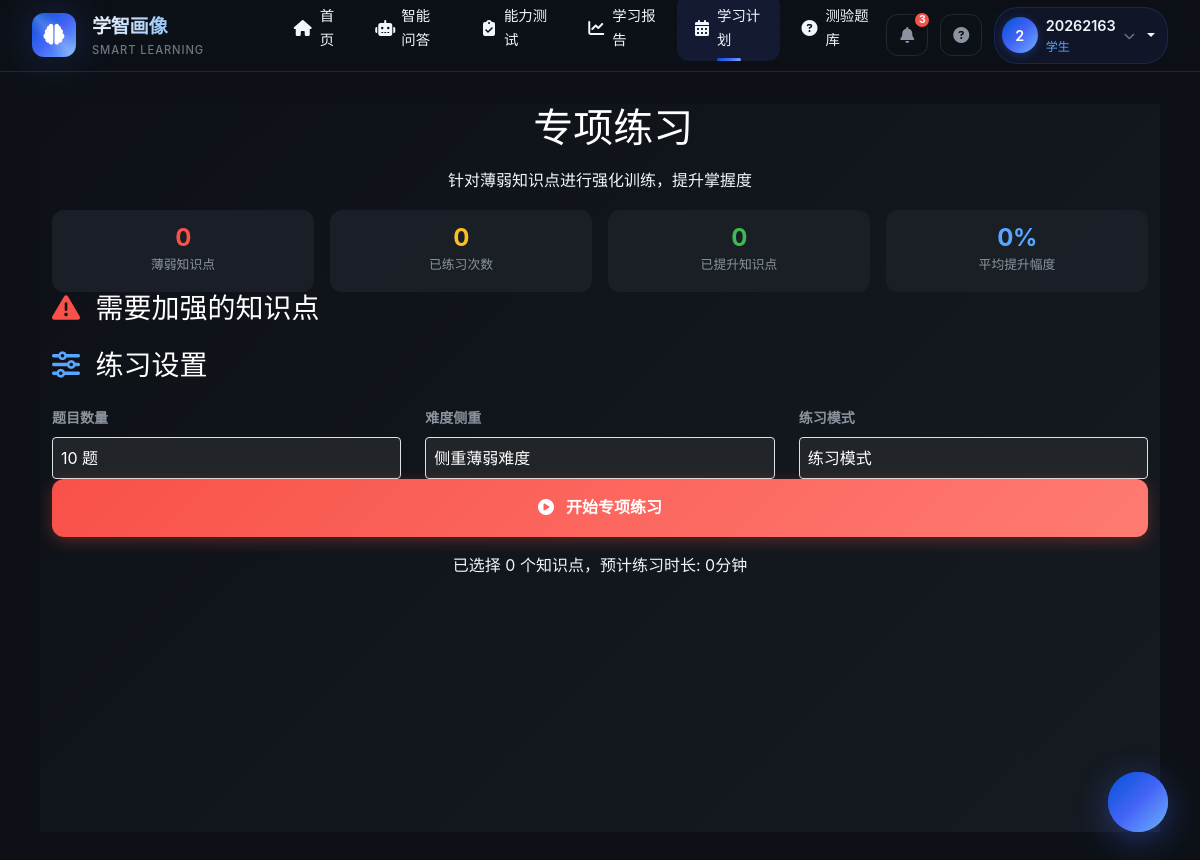
The page /student/special-practice (signed in) on the database its author committed.
### app/models/user.py (models this page shows, shortened)
class User(UserMixin, db.Model):
    __tablename__ = 'users'
    id = db.Column(db.Integer, primary_key=True)
    username = db.Column(db.String(64), unique=True, index=True)
    email = db.Column(db.String(120), unique=True, index=True)
    password_hash = db.Column(db.String(128))
    role = db.Column(db.String(20), default='student')  # 'student', 'teacher', 'admin'
    def is_teacher(self):
        return self.role == 'teacher' or self.role == 'admin'

### app/routes/student.py (the view)
@student_bp.route('/special-practice')
@login_required
def special_practice():
    return render_template('student/special_practice.html',
                          student=current_user,
                          weak_topics_count=0,
                          total_practiced=0,
                          improved_topics=0,
                          avg_improvement=0,
                          weak_topics=[],
                          selected_topics=[],
                          practice_history=None)

### app/models/user.py (called while the page is built)
@login_manager.user_loader
def load_user(user_id):
    return User.query.get(int(user_id))

### app/templates/student/special_practice.html (shortened to what this page needs)
{% extends 'base.html' %}
{% block content %}
<div class="practice-container py-6">
    <div class="container max-w-5xl mx-auto">
        <div class="text-center mb-8 fade-in">
            <h1 class="text-3xl font-bold text-white mb-3">
                专项练习
            </h1>
            <p class="text-gray-400">针对薄弱知识点进行强化训练，提升掌握度</p>
        </div>
        <div class="stats-grid mb-6 fade-in" style="animation-delay: 0.1s;">
            <div class="stat-item">
                <div class="stat-value text-danger">{{ weak_topics_count }}</div>
                <div class="stat-label">薄弱知识点</div>
            </div>
            <div class="stat-item">
                <div class="stat-value text-warning">{{ total_practiced }}</div>
                <div class="stat-label">已练习次数</div>
            </div>
            <div class="stat-item">
                <div class="stat-value text-success">{{ improved_topics }}</div>
                <div class="stat-label">已提升知识点</div>
            </div>
            <div class="stat-item">
                <div class="stat-value text-info">{{ avg_improvement }}%</div>
                <div class="stat-label">平均提升幅度</div>
            </div>
        </div>
        <div class="bg-card rounded-xl p-6 mb-6 fade-in" style="animation-delay: 0.2s;">
            <h3 class="text-lg font-semibold text-white mb-4">
                <i class="fas fa-exclamation-triangle text-danger me-2"></i>
                需要加强的知识点
            </h3>
        </div>
        <div class="bg-card rounded-xl p-6 mb-6 fade-in" style="animation-delay: 0.3s;">
            <h3 class="text-lg font-semibold text-white mb-4">
                <i class="fas fa-sliders-h me-2 text-primary"></i>
                练习设置
            </h3>
            <div class="row g-4">
                <div class="col-md-4">
                    <label class="form-label text-gray-300 mb-2">题目数量</label>
                    <select class="form-select bg-dark border border-gray-700 text-white rounded-lg p-2" id="questionCount">
                        <option value="10" selected>10 题</option>
                    </select>
                </div>
                <div class="col-md-4">
                    <label class="form-label text-gray-300 mb-2">难度侧重</label>
                    <select class="form-select bg-dark border border-gray-700 text-white rounded-lg p-2" id="difficultyFocus">
                        <option value="focused" selected>侧重薄弱难度</option>
                    </select>
                </div>
                <div class="col-md-4">
                    <label class="form-label text-gray-300 mb-2">练习模式</label>
                    <select class="form-select bg-dark border border-gray-700 text-white rounded-lg p-2" id="practiceMode">
                        <option value="practice" selected>练习模式</option>
                    </select>
                </div>
            </div>
        </div>
        <div class="text-center fade-in" style="animation-delay: 0.4s;">
            <button
                class="practice-btn"
                id="startPracticeBtn"
                onclick="startPractice()"
            >
                <i class="fas fa-play-circle me-2"></i>
                开始专项练习
            </button>
            <p class="text-gray-500 text-sm mt-3">
                已选择 <span id="selectedCount">0</span> 个知识点，预计练习时长: <span id="estimatedTime">0</span>分钟
            </p>
        </div>
    </div>
</div>
{% endblock %}

### app/templates/base.html (shortened to what this page needs)
<!DOCTYPE html>
<html lang="zh-CN">
<head>
    <link href="https://cdn.bootcdn.net/ajax/libs/bootstrap/5.1.3/css/bootstrap.min.css" rel="stylesheet">
    <link rel="stylesheet" href="https://cdn.bootcdn.net/ajax/libs/font-awesome/6.4.0/css/all.min.css">
    <link href="https://fonts.loli.net/css2?family=Inter:wght@300;400;500;600;700;800&family=Noto+Sans+SC:wght@300;400;500;600;700;800&display=swap" rel="stylesheet">
</head>
<body>
    <nav class="top-navbar">
        <a class="navbar-brand" href="{{ url_for('main.index') }}">
            <div class="brand-logo">
                <i class="fas fa-brain"></i>
            </div>
            <div class="brand-text">
                <span class="brand-name">学智画像</span>
                <span class="brand-tagline">SMART LEARNING</span>
            </div>
        </a>
        <ul class="nav-menu">
            <li class="nav-item">
                <a class="nav-link {% if request.endpoint == 'main.index' %}active{% endif %}" href="{{ url_for('main.index') }}">
                    <i class="fas fa-home"></i>
                    <span>首页</span>
                </a>
            </li>
            <li class="nav-item">
                <a class="nav-link {% if request.endpoint and 'intelligent' in request.endpoint %}active{% endif %}" href="{{ url_for('intelligent_assistant.index') }}">
                    <i class="fas fa-robot"></i>
                    <span>智能问答</span>
                </a>
            </li>
            <li class="nav-item">
                <a class="nav-link {% if request.endpoint and 'test' in request.endpoint %}active{% endif %}" href="{{ url_for('test.assessment') }}">
                    <i class="fas fa-clipboard-check"></i>
                    <span>能力测试</span>
                </a>
            </li>
            <li class="nav-item">
                <a class="nav-link {% if request.endpoint and 'analysis' in request.endpoint and 'report' in request.endpoint %}active{% endif %}" href="{{ url_for('analysis.learning_report') }}">
                    <i class="fas fa-chart-line"></i>
                    <span>学习报告</span>
                </a>
            </li>
            <li class="nav-item">
                <a class="nav-link {% if request.endpoint and 'student' in request.endpoint %}active{% endif %}" href="{{ url_for('student.learning_plan') }}">
                    <i class="fas fa-calendar-alt"></i>
                    <span>学习计划</span>
                </a>
            </li>
            <li class="nav-item">
                <a class="nav-link {% if request.endpoint and 'quiz' in request.endpoint %}active{% endif %}" href="{{ url_for('quiz.index') }}">
                    <i class="fas fa-question-circle"></i>
                    <span>测验题库</span>
                </a>
            </li>
        </ul>
        <div class="navbar-actions">
            <button class="nav-icon-btn" title="消息">
                <i class="fas fa-bell"></i>
                <span class="badge">3</span>
            </button>
            <button class="nav-icon-btn" title="帮助中心">
                <i class="fas fa-circle-question"></i>
            </button>
            {% if current_user.is_authenticated %}
            <div class="user-menu dropdown">
                <div class="dropdown-toggle" data-bs-toggle="dropdown" aria-expanded="false" style="display: flex; align-items: center; cursor: pointer; gap: 8px;">
                    <div class="user-avatar">
                        {{ current_user.username[0]|upper if current_user.username else 'U' }}
                    </div>
                    <div class="user-info">
                        <span class="user-name">{{ current_user.username }}</span>
                        <span class="user-role">{{ '教师' if current_user.is_teacher() else '学生' }}</span>
                    </div>
                    <i class="fas fa-chevron-down" style="font-size: 0.7rem; color: var(--text-muted);"></i>
                </div>
            </div>
            {% else %}
            <a href="{{ url_for('auth.login') }}" class="btn-pro btn-pro-primary btn-pro-sm">
                <i class="fas fa-sign-in-alt"></i>
                登录
            </a>
            {% endif %}
        </div>
    </nav>
    <main class="main-wrapper">
        <div class="page-container">
            {% block content %}{% endblock %}
        </div>
    </main>
    {% if current_user.is_authenticated %}
    <button class="ai-float-btn" onclick="window.location.href='{{ url_for('intelligent_assistant.index') }}'" title="AI助手">
        <div class="pulse"></div>
        <i class="fas fa-robot"></i>
    </button>
    {% endif %}
</body>
</html>

### app/templates/student/special_practice.html (style rules this page uses)
.practice-container { min-height: calc(100vh - 72px); background: linear-gradient(135deg, #0D1117 0%, #161B22 100%); }
.practice-btn { width: 100%; padding: 1rem; font-size: 1rem; font-weight: 600; background: linear-gradient(135deg, #F85149 0%, #FF7B72 100%); border: none; border-radius: 12px; color: white; cursor: pointer; transition: all 0.3s ease; box-shadow: 0 4px 15px rgba(248, 81, 73, 0.3); }
.stats-grid { display: grid; grid-template-columns: repeat(auto-fit, minmax(140px, 1fr)); gap: 1rem; }
.stat-item { background: rgba(28, 33, 40, 0.9); border-radius: 12px; padding: 1rem; text-align: center; }
.stat-value { font-size: 1.5rem; font-weight: 700; color: #F0F6FC; }
.stat-label { font-size: 0.8rem; color: #8B949E; margin-top: 0.25rem; }

### rows shown on the page
User: username "2", username "20262163", role "学生"

### other values the page prints
{{ weak_topics_count }} "0"
{{ total_practiced }} "0"
{{ improved_topics }} "0"
{{ avg_improvement }} "0"
